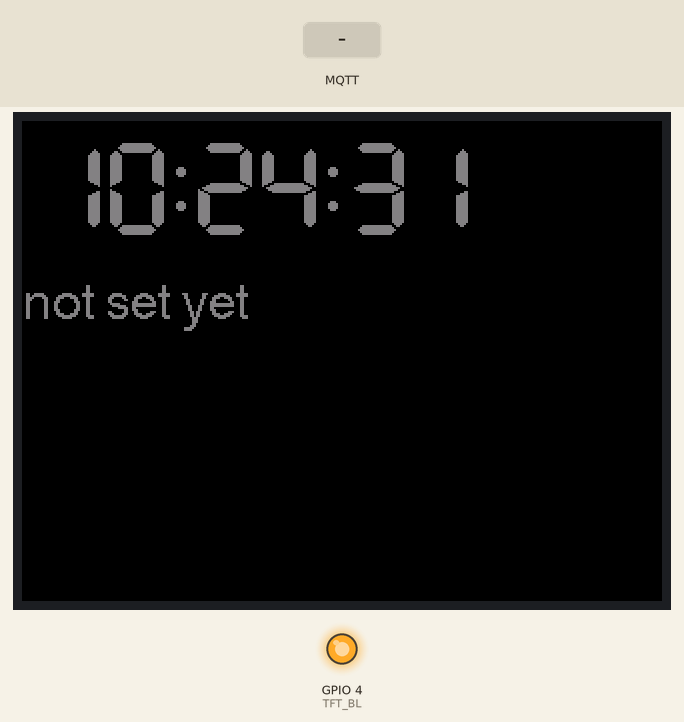
Simulated run of this sketch. Board: ESP32. Parts: 320×240 colour display, output pins drawn as LEDs (lit = HIGH). Inputs (shaded band) come from the test bench. WiFi joins after 1.5 s; servers stay silent unless stated; network time is answered at once with the bench clock; the local clock reads 2024-03-15 10:24:30 at power-on unless the sketch sets it; random numbers use the default seed unless the sketch sets one; no MQTT or app messages arrive unless stated; what the sketch prints to the serial monitor is not drawn.

Above: at 3.3 s.
3.4 s: MQTT message "5" arrives on the second subscribed topic
At 4.6 s:
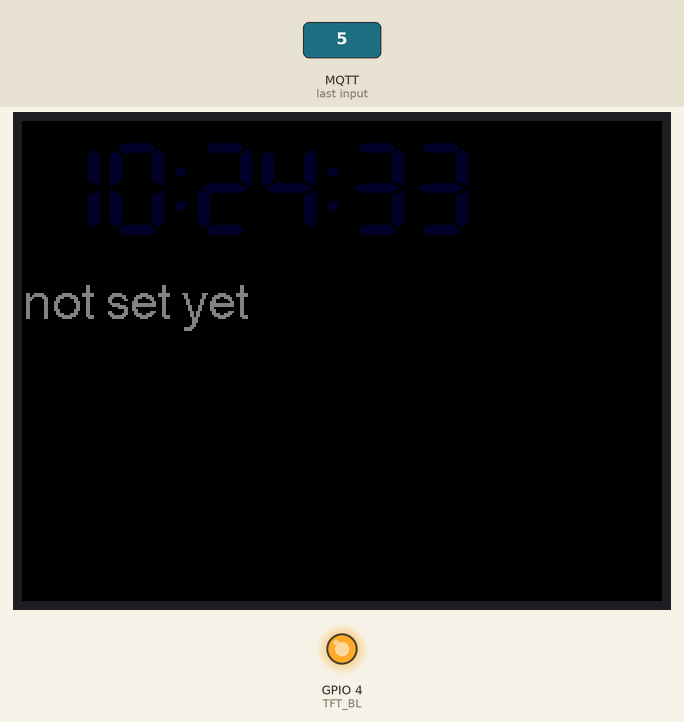
6.3 s: MQTT message "on" arrives on the second subscribed topic
At 7.7 s:
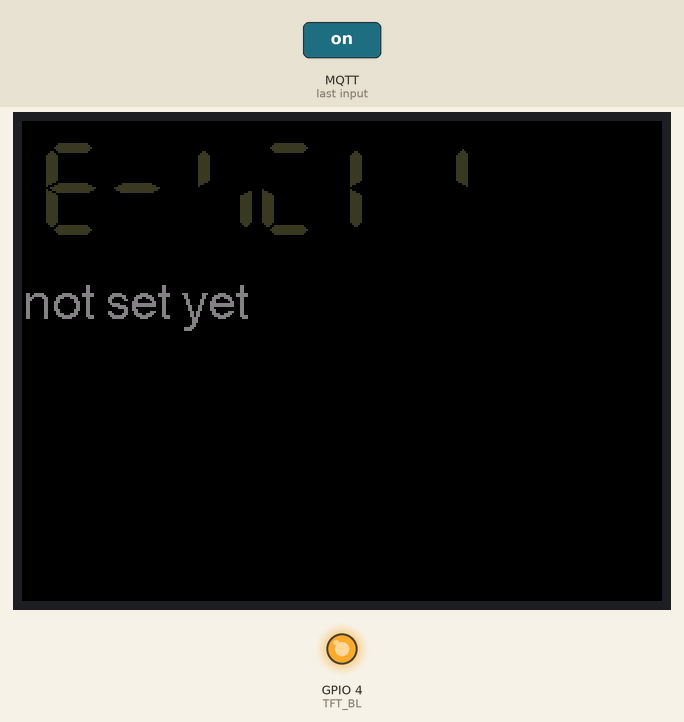
9.3 s: MQTT message "5" arrives on the first subscribed topic
11.4 s: MQTT message "off" arrives on the second subscribed topic
At 12.6 s:
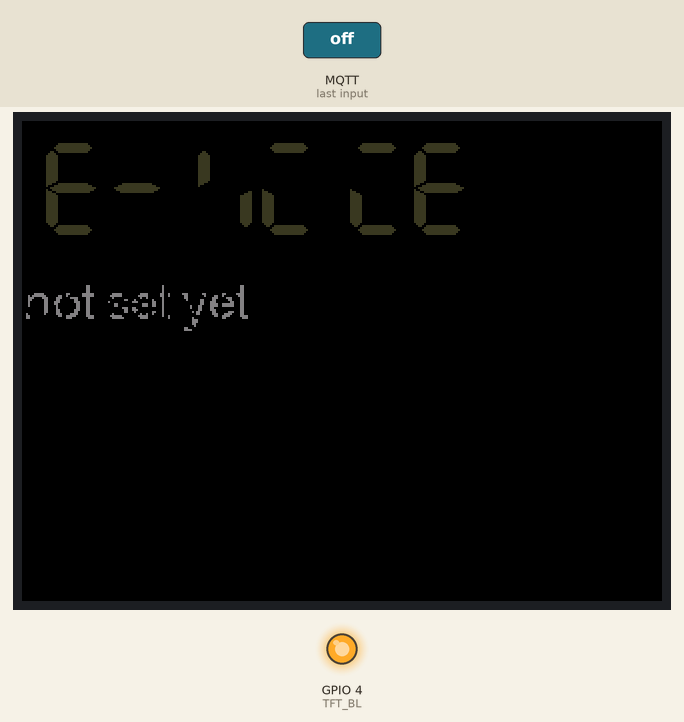
14.4 s: MQTT message "90" arrives on the second subscribed topic
At 15.9 s:
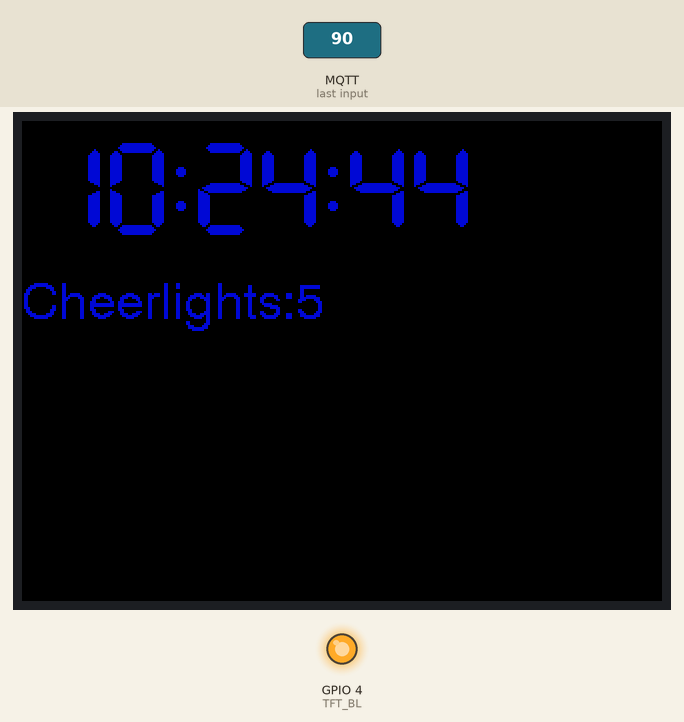
17.4 s: MQTT message "200" arrives on the second subscribed topic
At 18.5 s:
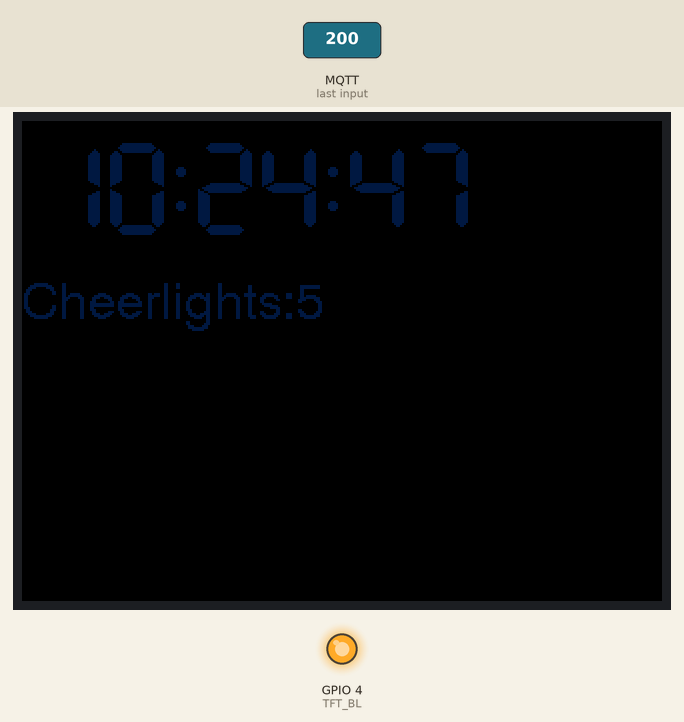
Timing chart, 0 to 20.4 s (numbered marks = the images above; inputs shaded):
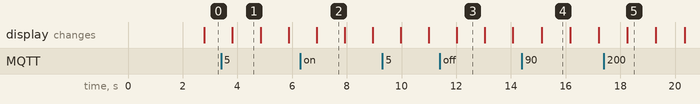

The sketch:

MB_Clock2_Cheerlights-TTGO-T-DISPLAY-Cheerlights.ino
```cpp
// based on @martinbateman clock code
// https://t.co/1gRc56wNOE
#include <WiFi.h>
#include <NTPClient.h>
#include <WiFiUdp.h>
#include <PubSubClient.h>


#include <TFT_eSPI.h>
#include <SPI.h>

#include <TimeLib.h>

#define TFT_BL          4  // Display backlight control pin

// Replace with your network credentials
const char* ssid     = "xxxxx";
const char* password = "yyyyy";
const char* mqtt_server = "simplesi.cloud";

int cheer_red = 0;
int cheer_green = 0;
int cheer_blue = 0;
unsigned int rgb565Decimal = 0x8410;
unsigned int newrgb565Decimal;
String colourString = "not set yet";
String newColourString;

String strData;
String topicStr;


WiFiUDP ntpUDP;
NTPClient timeClient(ntpUDP);
WiFiClient espClient;
PubSubClient client(espClient);

TFT_eSPI tft = TFT_eSPI();
SemaphoreHandle_t serialMutex = NULL;
void Task1 (void *pvParams);
void Task2 (void *pvParams);

void callback(char* topic, byte* payload, unsigned int length) {

  Serial.print("Message arrived in topic: ");
  Serial.println(topic);
  topicStr = topic;

  Serial.print("Message:");

  strData = "";
  for (int i = 0; i < length; i++) {
    Serial.print((char)payload[i]);
    strData += (char)payload[i];
  }

  Serial.println();
  Serial.println("-----------------------");

  if (topicStr.endsWith("cheerlights/rgb565Decimal")) {

    colourString = newColourString;
    rgb565Decimal = strData.toInt();
    Serial.println("*******");

    Serial.println(rgb565Decimal);
  }
  if (topicStr.endsWith("cheerlights")) {

    newColourString = "Cheerlights:" + strData + "                         ";
    //sixteenBitHex = newSixteenBitHex;
    Serial.println(strData);
  }
} // end callback

void reconnect() {
  // Loop until we're reconnected
  while (!client.connected()) {
    Serial.print("Attempting MQTT connection...");
    // Create a random client ID
    String clientId = "ESP8266Client-";
    clientId += String(random(0xffff), HEX);
    // Attempt to connect
    if (client.connect(clientId.c_str())) {
      Serial.println("connected");
      client.subscribe("cheerlights",1);
      client.subscribe("cheerlights/rgb565Decimal",1);
    } else {
      Serial.print("failed, rc=");
      Serial.print(client.state());
      Serial.println(" try again in 5 seconds");
      // Wait 5 seconds before retrying
      delay(5000);
    }
  }
}

void setup() {
  // put your setup code here, to run once:
  Serial.begin (115200);
  serialMutex = xSemaphoreCreateMutex ();

  if (TFT_BL > 0) {
    pinMode(TFT_BL, OUTPUT);
    digitalWrite(TFT_BL, HIGH);
  }

  tft.init();
  tft.setRotation(1);
  tft.fillScreen(TFT_BLACK);

  tft.setTextColor(TFT_YELLOW, TFT_BLACK); // Note: the new fonts do not draw the background colour

  WiFi.begin(ssid, password);
  while (WiFi.status() != WL_CONNECTED) {
    delay(500);
    Serial.println (".");
  }
  Serial.println(WiFi.localIP());

  timeClient.begin();
  timeClient.setTimeOffset(3600);
  client.setServer(mqtt_server, 1883);
  client.setCallback(callback);


  xTaskCreate (updateNTP, "NTP Client", 4096, NULL, 2, NULL);
  xTaskCreate (updateScreen, "Screen", 4096, NULL, 1, NULL);
}

void loop() {
  if (!client.connected()) {
    reconnect();
  }
  client.loop();
}

void updateNTP (void *pvParameters) {
  (void) pvParameters;

  for (;;) {
    if (xSemaphoreTake (serialMutex, (TickType_t)10) == pdTRUE) {
      while(!timeClient.update()) {
        timeClient.forceUpdate();
      }
      setTime (timeClient.getEpochTime ());
      xSemaphoreGive (serialMutex);
    }
    vTaskDelay ((1000/portTICK_PERIOD_MS) * 60 * 60);  // update every hour
  }
}

void updateScreen (void *pvParameters) {
  (void) pvParameters;

  for (;;) {
    if (xSemaphoreTake (serialMutex, (TickType_t)10) == pdTRUE) {
      char timeString[25];
      char colourString2[25];
      colourString.toCharArray(colourString2,25);

      time_t t = now ();
      sprintf (timeString, "%02i:%02i:%02i", hour (t), minute (t), second (t));
      xSemaphoreGive (serialMutex);

      tft.setTextColor(0x39C4, TFT_BLACK);
      tft.drawString("88:88:88",10,10,7);
      tft.setTextColor(rgb565Decimal, TFT_BLACK);
      tft.drawString (timeString, 10, 10, 7);
      tft.drawString (colourString2, 0, 80, 4);
    }
    vTaskDelay (1000/portTICK_PERIOD_MS);
  }
}
```

Measured:
- what the display in image 2 shows lasts 1.0 s, from 6.9 s to 7.9 s
